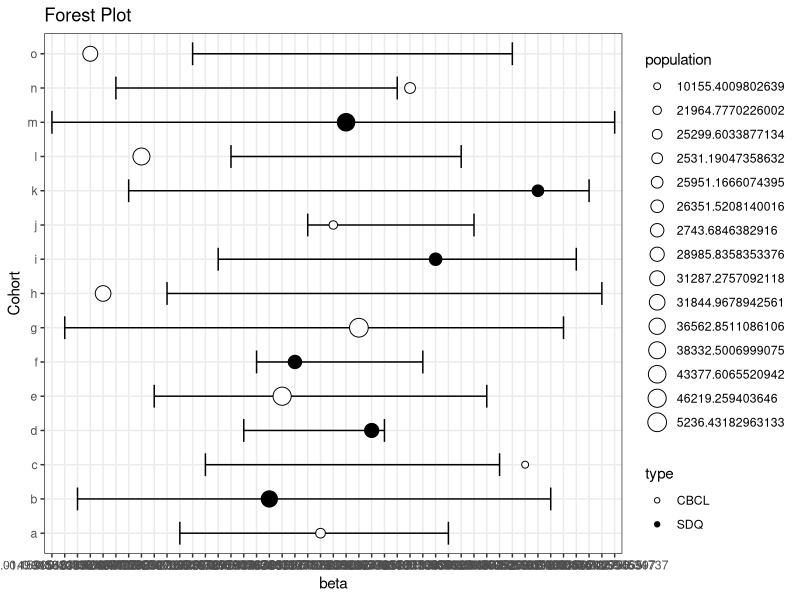
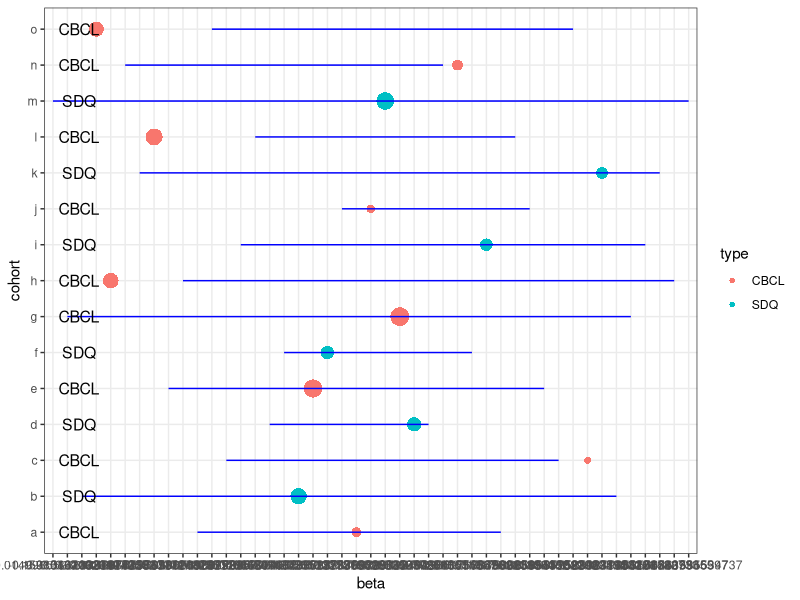

R code for these plots, in order:



library(ggplot2)
loadedNamespaces()


cohort <- letters[1:15]
population <- c(  runif(15, min=2000, max=50000)) #hit1$N
beta <-  c(  runif(15, min=-1, max=2))
lower95 <- c(runif(15, min=-1.5, max=0.5))
upper95 <- c(runif(15, min=1.5, max=2.5))
type <- c("CBCL","SDQ","CBCL","SDQ","CBCL","SDQ","CBCL", "CBCL","SDQ","CBCL","SDQ","CBCL","SDQ","CBCL", "CBCL")
data <- as.data.frame(cbind(cohort, population, beta ,lower95,upper95,type))
data


ggplot(data=data, aes(x=cohort, y=beta))+
  geom_errorbar(aes(ymin=lower95, ymax=upper95), width=.667) +
  geom_point(aes(size=population, fill=type), colour="black",shape=21)+
  geom_hline(yintercept=0, linetype="dashed")+
  scale_x_discrete(name="Cohort")+
  coord_flip()+
  scale_shape(solid=FALSE)+
  scale_fill_manual(values=c( "CBCL"="white", "SDQ"="black"))+
  labs(title="Forest Plot") +
  theme_bw()

ggplot(data=data,aes(x=beta,y=cohort))+
  geom_point(aes(size=population,color=type),shape=16)+
  geom_errorbarh(aes(xmin=lower95,xmax=upper95),height=0.0, colour="blue")+
  geom_vline(xintercept=0,linetype="dashed")+
  scale_size_discrete(breaks=c(5000,10000,15000))+
  geom_text(aes(x=2.8,label=type),size=4)+
  theme_bw()